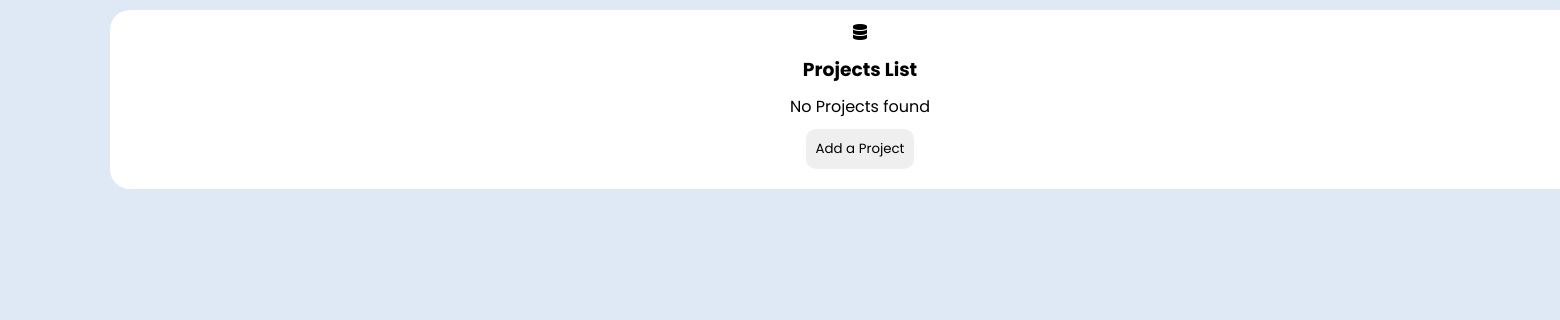
/view/Project/dashboard_project.php, run on an earlier commit of the app's database.
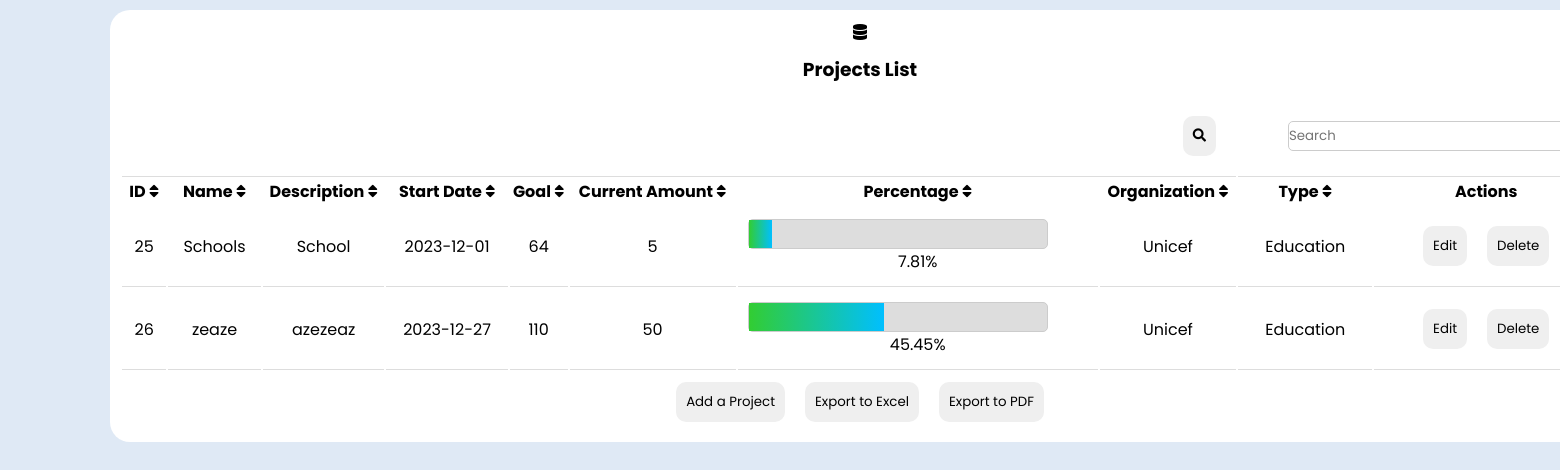
And on a later commit of the database.
### tables this page shows
CREATE TABLE `project` (
  `ID_Project` int(11) NOT NULL,
  `Project_name` varchar(20) NOT NULL,
  `Project_description` varchar(20) NOT NULL,
  `start_date` date NOT NULL,
  `Goal` float NOT NULL,
  `Current_amount` float NOT NULL,
  `Percentage` float NOT NULL,
  `ID_Org` int(11) NOT NULL,
  `ID_Type` int(11) NOT NULL
);

CREATE TABLE `organization` (
  `ID_USER` int(11) NOT NULL,
  `ID_Org` int(11) NOT NULL,
  `Org_name` varchar(20) NOT NULL,
  `Org_description` varchar(20) NOT NULL
);

CREATE TABLE `type` (
  `ID_Type` int(11) NOT NULL,
  `Type_name` varchar(20) NOT NULL,
  `Type_description` varchar(20) NOT NULL
);

### controller/Project/ProjectC.php (called while the page is built, shortened)
<?php
class ProjectC
{
    public function read_project()
    {
        $conn = Config::getConnexion();
        $projects = [];
        $r = $conn->query("SELECT * FROM project");
        foreach ($r as $row) {
            $Project = [
                'ID_Project' => $row['ID_Project'],
                'Project_name' => $row['Project_name'],
                'Project_description' => $row['Project_description'],
                'start_date' => $row['start_date'],
                'Goal' => $row['Goal'],
                'Current_amount' => $row['Current_amount'],
                'Percentage' => $row['Percentage'],
                'ID_Org' => $row['ID_Org'],
                'ID_Type' => $row['ID_Type']
            ];
            $projects[] = $Project;
        }
        return $projects;
    }
}

### view/Project/dashboard_project.php (the view, shortened to what the changed rows need)
<!DOCTYPE html>
<html lang="en">
<?php
require_once "../../controller/Project/projectC.php";
?>
<head>
    <link rel="stylesheet" href="../dashboard.css" />
    <link rel="stylesheet" href="https://cdnjs.cloudflare.com/ajax/libs/font-awesome/5.15.4/css/all.min.css" />
    <link rel="stylesheet" href="project.css">
</head>
<body>
    <div class="container">
        <section class="main">
            <div class="users">
                <div class="card">
                    <i class="fa fa-database"></i>
                    <h3>Projects List</h3>
                    <table class="table table-bordered" id="table-project">
                        <?php
                        function echoHeader($columnName, $index, $initialSort = false)
                        {
                            $sortClass = $initialSort ? 'sortable-header asc' : 'sortable-header';
                            $iconClass = 'fa fa-sort';
                            echo "<th onclick='sortTable($index)' class='$sortClass'>";
                            echo "$columnName <i class='fa $iconClass' aria-hidden='true'></i>";
                            echo "</th>";
                        }
                        $projectC = new ProjectC();
                        $projects = $projectC->read_project();
                        if (!empty($projects) && (is_iterable($projects) || is_object($projects))) {
                            echo '<tr>
                            <td colspan="8"><button id="search" onclick="search()"><i class="fa fa-search"></i></button> </td>
                            <td colspan="2"> <input type="text" id="search-input" placeholder="Search"></td>
                        </tr>';
                            echo "<tr>";
                            echoHeader("ID", 0, true);
                            echo "<th>Actions</th>";
                            echo "</tr>";
                            foreach ($projects as $project) {
                                echo "<tr>";
                                echo "<td>" . htmlspecialchars($project['ID_Project']) . "</td>";
                                echo "<td>" . htmlspecialchars($project['Project_name']) . "</td>";
                                echo "<td>" . htmlspecialchars($project['Project_description']) . "</td>";
                                echo "<td>" . htmlspecialchars($project['start_date']) . "</td>";
                                echo "<td>" . htmlspecialchars($project['Goal']) . "</td>";
                                echo "<td>" . htmlspecialchars($project['Current_amount']) . "</td>";
                        ?>
                                <td class="progress-bar-container">
                                    <div class="full-bar">
                                        <div class="progress-bar" style="width: <?php echo htmlspecialchars($project['Percentage']) ?>%; ;"></div>
                                    </div>
                                    <p><?php echo number_format($project['Percentage'], 2);; ?>%</p>
                                </td>
                        <?php
                                $db = config::getConnexion();
                                $r = "SELECT * FROM organization WHERE ID_Org=" . $project['ID_Org'] . "";
                                $org = $db->query($r);
                                $org = $org->fetch();
                                $r = "SELECT Type_name FROM type WHERE ID_Type=" . $project['ID_Type'] . "";
                                $type = $db->query($r);
                                $type_name = $type->fetch();
                                echo "<td>" . htmlspecialchars($org['Org_name']) . "</td>";
                                echo "<td>" . htmlspecialchars($type_name['Type_name']) . "</td>";
                                echo "<td>";
                                echo "<button onclick=\"openEditModal(" . $project['ID_Project'] . ", '" . $project['Project_name'] . "', '" . $project['Project_description'] . "', '" . $project['start_date'] .  "', '" . $project['Current_amount'] . "', '" . $project['Goal'] . "', '" .  $project['ID_Type'] . "', '" .  $project['ID_Org'] . "')\">Edit</button>";
                                echo "<button onclick=\"confirmDelete(" . $project['ID_Project'] . ")\">Delete</button>";
                                echo "</td>";
                                echo "</tr>";
                            }
                        } else {
                            echo "<h7>No Projects found</h7>";
                            echo "</table>";
                        }
                        if (!empty($projects)) {
                            echo '</table>';
                            echo ' <button onclick="create()">Add a Project</button>';
                            echo '<button onclick="exportToExcel()">Export to Excel</button>';
                            echo '<button onclick="exportToPDF()">Export to PDF</button>';
                        } else {
                            echo '<button onclick="create()">Add a Project</button>';
                        }
                        ?>
                </div>
            </div>
        </section>
    </div>
</body>
</html>

What changed in the data, as far as the page shows it:
added project: ID_Project "25", Project_name "Schools", Project_description "School", start_date "2023-12-01", Goal "64", Current_amount "5", Percentage "7.81", organization.Org_name "Unicef", ID_Type.Type_name "Education"
added project: ID_Project "26", Project_name "zeaze", Project_description "azezeaz", start_date "2023-12-27", Goal "110", Current_amount "50", Percentage "45.45", organization.Org_name "Unicef", ID_Type.Type_name "Education"
Also different on the page:
$columnName: (not shown) → "ID Name Description Start Date Goal Current Amount Percentage Organization Type"
text no longer shown: "No Projects found"
text now shown: "Actions Export to Excel Export to PDF"
